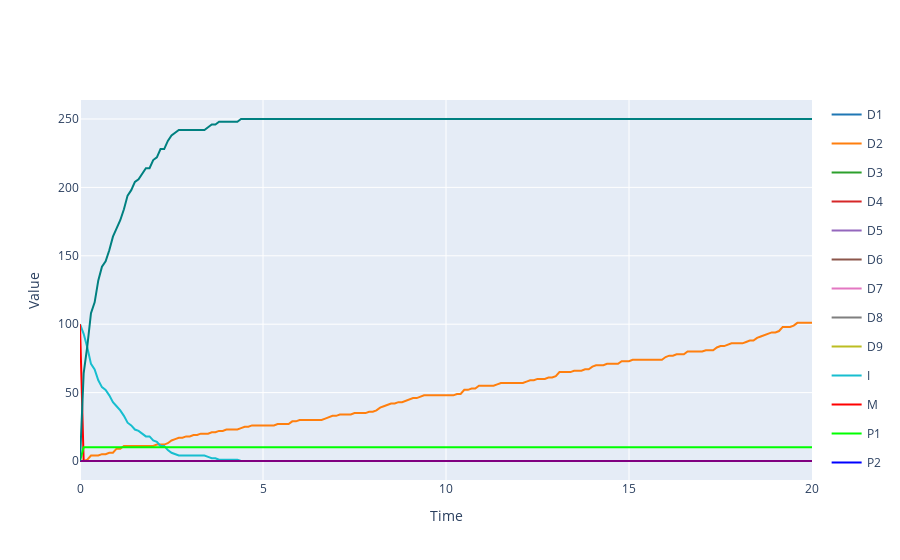

This figure's notebook cell:
### Markdown cell above
***
## Visualizations
***

### Code cell
result.plotplotly()

### Figure 1 — Plotly figure (JSON) as saved in the notebook; plotly's stock layout.template omitted (floating-point values rounded to 4 significant figures; data arrays with more than 128 entries replaced by an {"elided": "..."} marker saying what was removed)
{"data": [{"legendgroup": "D1", "line": {"color": "#1f77b4"}, "mode": "lines", "name": "D1", "type": "scatter", "x": {"elided": "201 float values"}, "y": {"elided": "201 int values"}}, {"legendgroup": "D2", "line": {"color": "#ff7f0e"}, "mode": "lines", "name": "D2", "type": "scatter", "x": {"elided": "201 float values"}, "y": {"elided": "201 int values"}}, {"legendgroup": "D3", "line": {"color": "#2ca02c"}, "mode": "lines", "name": "D3", "type": "scatter", "x": {"elided": "201 float values"}, "y": {"elided": "201 int values"}}, {"legendgroup": "D4", "line": {"color": "#d62728"}, "mode": "lines", "name": "D4", "type": "scatter", "x": {"elided": "201 float values"}, "y": {"elided": "201 int values"}}, {"legendgroup": "D5", "line": {"color": "#9467bd"}, "mode": "lines", "name": "D5", "type": "scatter", "x": {"elided": "201 float values"}, "y": {"elided": "201 int values"}}, {"legendgroup": "D6", "line": {"color": "#8c564b"}, "mode": "lines", "name": "D6", "type": "scatter", "x": {"elided": "201 float values"}, "y": {"elided": "201 int values"}}, {"legendgroup": "D7", "line": {"color": "#e377c2"}, "mode": "lines", "name": "D7", "type": "scatter", "x": {"elided": "201 float values"}, "y": {"elided": "201 int values"}}, {"legendgroup": "D8", "line": {"color": "#7f7f7f"}, "mode": "lines", "name": "D8", "type": "scatter", "x": {"elided": "201 float values"}, "y": {"elided": "201 int values"}}, {"legendgroup": "D9", "line": {"color": "#bcbd22"}, "mode": "lines", "name": "D9", "type": "scatter", "x": {"elided": "201 float values"}, "y": {"elided": "201 int values"}}, {"legendgroup": "I", "line": {"color": "#17becf"}, "mode": "lines", "name": "I", "type": "scatter", "x": {"elided": "201 float values"}, "y": {"elided": "201 int values"}}, {"legendgroup": "M", "line": {"color": "#ff0000"}, "mode": "lines", "name": "M", "type": "scatter", "x": {"elided": "201 float values"}, "y": {"elided": "201 int values"}}, {"legendgroup": "P1", "line": {"color": "#00ff00"}, "mode": "lines", "name": "P1", "type": "scatter", "x": {"elided": "201 float values"}, "y": {"elided": "201 int values"}}, {"legendgroup": "P2", "line": {"color": "#0000ff"}, "mode": "lines", "name": "P2", "type": "scatter", "x": {"elided": "201 float values"}, "y": {"elided": "201 int values"}}, {"legendgroup": "P3", "line": {"color": "#ffff00"}, "mode": "lines", "name": "P3", "type": "scatter", "x": {"elided": "201 float values"}, "y": {"elided": "201 int values"}}, {"legendgroup": "P4", "line": {"color": "#00ffff"}, "mode": "lines", "name": "P4", "type": "scatter", "x": {"elided": "201 float values"}, "y": {"elided": "201 int values"}}, {"legendgroup": "P5", "line": {"color": "#ff00ff"}, "mode": "lines", "name": "P5", "type": "scatter", "x": {"elided": "201 float values"}, "y": {"elided": "201 int values"}}, {"legendgroup": "P6", "line": {"color": "#800000"}, "mode": "lines", "name": "P6", "type": "scatter", "x": {"elided": "201 float values"}, "y": {"elided": "201 int values"}}, {"legendgroup": "P7", "line": {"color": "#808000"}, "mode": "lines", "name": "P7", "type": "scatter", "x": {"elided": "201 float values"}, "y": {"elided": "201 int values"}}, {"legendgroup": "P8", "line": {"color": "#008000"}, "mode": "lines", "name": "P8", "type": "scatter", "x": {"elided": "201 float values"}, "y": {"elided": "201 int values"}}, {"legendgroup": "P9", "line": {"color": "#800080"}, "mode": "lines", "name": "P9", "type": "scatter", "x": {"elided": "201 float values"}, "y": {"elided": "201 int values"}}, {"legendgroup": "R", "line": {"color": "#008080"}, "mode": "lines", "name": "R", "type": "scatter", "x": {"elided": "201 float values"}, "y": {"elided": "201 int values"}}], "layout": {"showlegend": true, "title": {"text": ""}, "xaxis": {"title": {"text": "Time"}}, "yaxis": {"title": {"text": "Value"}}}}
